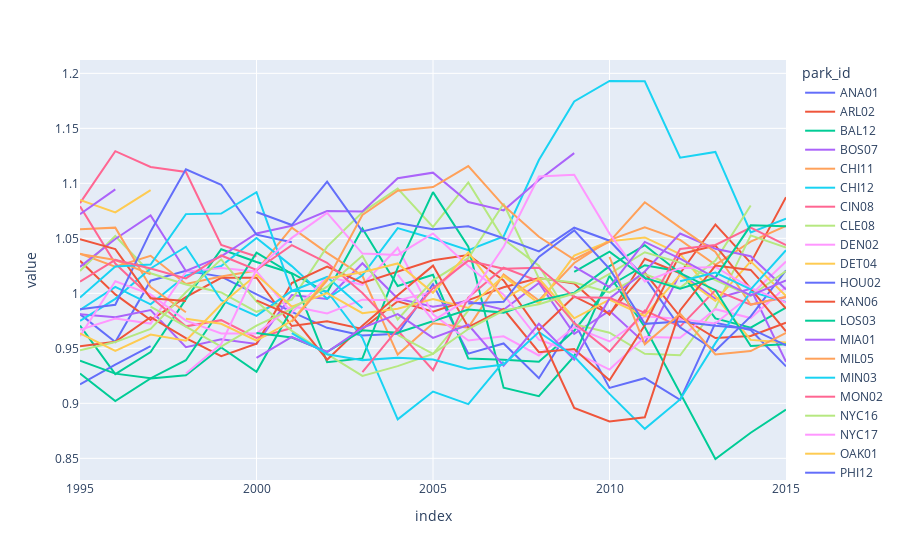

The cell this chart's notebook holds for it:
### Code cell
px.line(bb_pfs.T)

### Figure 1 — Plotly figure (JSON) as saved in the notebook; plotly's stock layout.template omitted (floating-point values rounded to 4 significant figures)
{"data": [{"hovertemplate": "park_id=ANA01<br>index=%{x}<br>value=%{y}<extra></extra>", "legendgroup": "ANA01", "line": {"color": "#636efa", "dash": "solid"}, "mode": "lines", "name": "ANA01", "orientation": "v", "showlegend": true, "type": "scatter", "x": [1995, 1996, 1997, 1998, 1999, 2000, 2001, 2002, 2003, 2004, 2005, 2006, 2007, 2008, 2009, 2010, 2011, 2012, 2013, 2014, 2015], "xaxis": "x", "y": [0.9811, 0.9557, 1.012, 1.021, 1.015, 0.9993, 0.9831, 0.9686, 0.9618, 0.9633, 1.008, 0.9452, 0.9545, 0.9228, 0.9737, 0.9141, 0.9229, 0.9032, 0.9732, 0.9667, 0.9336], "yaxis": "y"}, {"hovertemplate": "park_id=ARL02<br>index=%{x}<br>value=%{y}<extra></extra>", "legendgroup": "ARL02", "line": {"color": "#EF553B", "dash": "solid"}, "mode": "lines", "name": "ARL02", "orientation": "v", "showlegend": true, "type": "scatter", "x": [1995, 1996, 1997, 1998, 1999, 2000, 2001, 2002, 2003, 2004, 2005, 2006, 2007, 2008, 2009, 2010, 2011, 2012, 2013, 2014, 2015], "xaxis": "x", "y": [1.03, 0.999, 0.9757, 0.9965, 1.014, 1.014, 0.9703, 0.9747, 0.9677, 0.9928, 0.9832, 0.9939, 1.005, 1.014, 1.009, 0.9805, 1.031, 1.018, 1.063, 1.028, 1.087], "yaxis": "y"}, {"hovertemplate": "park_id=BAL12<br>index=%{x}<br>value=%{y}<extra></extra>", "legendgroup": "BAL12", "line": {"color": "#00cc96", "dash": "solid"}, "mode": "lines", "name": "BAL12", "orientation": "v", "showlegend": true, "type": "scatter", "x": [1995, 1996, 1997, 1998, 1999, 2000, 2001, 2002, 2003, 2004, 2005, 2006, 2007, 2008, 2009, 2010, 2011, 2012, 2013, 2014, 2015], "xaxis": "x", "y": [0.9708, 0.9265, 0.9466, 0.9947, 1.04, 1.029, 1.018, 1.001, 1.059, 1.007, 1.017, 0.9407, 0.9397, 0.9377, 0.966, 1.007, 1.026, 1.02, 0.9772, 0.9687, 0.9871], "yaxis": "y"}, {"hovertemplate": "park_id=BOS07<br>index=%{x}<br>value=%{y}<extra></extra>", "legendgroup": "BOS07", "line": {"color": "#ab63fa", "dash": "solid"}, "mode": "lines", "name": "BOS07", "orientation": "v", "showlegend": true, "type": "scatter", "x": [1995, 1996, 1997, 1998, 1999, 2000, 2001, 2002, 2003, 2004, 2005, 2006, 2007, 2008, 2009, 2010, 2011, 2012, 2013, 2014, 2015], "xaxis": "x", "y": [0.981, 0.9782, 0.9848, 0.9511, 0.9583, 0.954, 0.9985, 0.9949, 1.027, 0.9953, 0.9879, 0.9927, 0.9851, 1.009, 0.9632, 0.9842, 0.955, 1.018, 0.9951, 1.004, 0.9378], "yaxis": "y"}, {"hovertemplate": "park_id=CHI11<br>index=%{x}<br>value=%{y}<extra></extra>", "legendgroup": "CHI11", "line": {"color": "#FFA15A", "dash": "solid"}, "mode": "lines", "name": "CHI11", "orientation": "v", "showlegend": true, "type": "scatter", "x": [1995, 1996, 1997, 1998, 1999, 2000, 2001, 2002, 2003, 2004, 2005, 2006, 2007, 2008, 2009, 2010, 2011, 2012, 2013, 2014, 2015], "xaxis": "x", "y": [1.036, 1.024, 1.034, 1.008, 1.015, 1.021, 1.06, 1.037, 1.016, 0.9444, 0.9727, 0.9689, 1.017, 0.9935, 1.028, 1.048, 1.06, 1.049, 1.026, 1.047, 1.061], "yaxis": "y"}, {"hovertemplate": "park_id=CHI12<br>index=%{x}<br>value=%{y}<extra></extra>", "legendgroup": "CHI12", "line": {"color": "#19d3f3", "dash": "solid"}, "mode": "lines", "name": "CHI12", "orientation": "v", "showlegend": true, "type": "scatter", "x": [1995, 1996, 1997, 1998, 1999, 2000, 2001, 2002, 2003, 2004, 2005, 2006, 2007, 2008, 2009, 2010, 2011, 2012, 2013, 2014, 2015], "xaxis": "x", "y": [0.985, 1.006, 0.99, 1.016, 1.025, 1.05, 1.025, 0.9951, 1.016, 1.059, 1.05, 1.039, 1.052, 1.121, 1.174, 1.193, 1.193, 1.123, 1.129, 1.055, 1.068], "yaxis": "y"}, {"hovertemplate": "park_id=CIN08<br>index=%{x}<br>value=%{y}<extra></extra>", "legendgroup": "CIN08", "line": {"color": "#FF6692", "dash": "solid"}, "mode": "lines", "name": "CIN08", "orientation": "v", "showlegend": true, "type": "scatter", "x": [1995, 1996, 1997, 1998, 1999, 2000, 2001, 2002, 2003, 2004, 2005, 2006, 2007, 2008, 2009, 2010, 2011, 2012, 2013, 2014, 2015], "xaxis": "x", "y": [1.082, 1.129, 1.115, 1.11, 1.044, 1.034, null, null, null, null, null, null, null, null, null, null, null, null, null, null, null], "yaxis": "y"}, {"hovertemplate": "park_id=CLE08<br>index=%{x}<br>value=%{y}<extra></extra>", "legendgroup": "CLE08", "line": {"color": "#B6E880", "dash": "solid"}, "mode": "lines", "name": "CLE08", "orientation": "v", "showlegend": true, "type": "scatter", "x": [1995, 1996, 1997, 1998, 1999, 2000, 2001, 2002, 2003, 2004, 2005, 2006, 2007, 2008, 2009, 2010, 2011, 2012, 2013, 2014, 2015], "xaxis": "x", "y": [1.02, 1.052, 1.018, 1.008, 1.001, 0.9832, 0.9943, 1.042, 1.074, 1.095, 1.06, 1.101, 1.049, 1.025, 0.972, 0.9642, 0.945, 0.9437, 0.9868, 1.053, 1.042], "yaxis": "y"}, {"hovertemplate": "park_id=DEN02<br>index=%{x}<br>value=%{y}<extra></extra>", "legendgroup": "DEN02", "line": {"color": "#FF97FF", "dash": "solid"}, "mode": "lines", "name": "DEN02", "orientation": "v", "showlegend": true, "type": "scatter", "x": [1995, 1996, 1997, 1998, 1999, 2000, 2001, 2002, 2003, 2004, 2005, 2006, 2007, 2008, 2009, 2010, 2011, 2012, 2013, 2014, 2015], "xaxis": "x", "y": [0.9669, 0.977, 0.9725, 1.02, 1.023, 1.02, 0.9825, 1.015, 1.008, 1.041, 0.9809, 0.9572, 0.9609, 0.9435, 0.9693, 0.9563, 0.9792, 0.9766, 0.9726, 0.9986, 1.029], "yaxis": "y"}, {"hovertemplate": "park_id=DET04<br>index=%{x}<br>value=%{y}<extra></extra>", "legendgroup": "DET04", "line": {"color": "#FECB52", "dash": "solid"}, "mode": "lines", "name": "DET04", "orientation": "v", "showlegend": true, "type": "scatter", "x": [1995, 1996, 1997, 1998, 1999, 2000, 2001, 2002, 2003, 2004, 2005, 2006, 2007, 2008, 2009, 2010, 2011, 2012, 2013, 2014, 2015], "xaxis": "x", "y": [1.085, 1.074, 1.094, null, null, null, null, null, null, null, null, null, null, null, null, null, null, null, null, null, null], "yaxis": "y"}, {"hovertemplate": "park_id=HOU02<br>index=%{x}<br>value=%{y}<extra></extra>", "legendgroup": "HOU02", "line": {"color": "#636efa", "dash": "solid"}, "mode": "lines", "name": "HOU02", "orientation": "v", "showlegend": true, "type": "scatter", "x": [1995, 1996, 1997, 1998, 1999, 2000, 2001, 2002, 2003, 2004, 2005, 2006, 2007, 2008, 2009, 2010, 2011, 2012, 2013, 2014, 2015], "xaxis": "x", "y": [0.9173, 0.9352, 0.9521, null, null, null, null, null, null, null, null, null, null, null, null, null, null, null, null, null, null], "yaxis": "y"}, {"hovertemplate": "park_id=KAN06<br>index=%{x}<br>value=%{y}<extra></extra>", "legendgroup": "KAN06", "line": {"color": "#EF553B", "dash": "solid"}, "mode": "lines", "name": "KAN06", "orientation": "v", "showlegend": true, "type": "scatter", "x": [1995, 1996, 1997, 1998, 1999, 2000, 2001, 2002, 2003, 2004, 2005, 2006, 2007, 2008, 2009, 2010, 2011, 2012, 2013, 2014, 2015], "xaxis": "x", "y": [0.9518, 0.956, 0.9784, 0.9593, 0.9428, 0.9543, 1.009, 1.024, 1.009, 1.02, 1.03, 1.035, 1.012, 0.9665, 0.9972, 0.9814, 1.019, 0.9789, 0.9593, 0.9612, 0.9733], "yaxis": "y"}, {"hovertemplate": "park_id=LOS03<br>index=%{x}<br>value=%{y}<extra></extra>", "legendgroup": "LOS03", "line": {"color": "#00cc96", "dash": "solid"}, "mode": "lines", "name": "LOS03", "orientation": "v", "showlegend": true, "type": "scatter", "x": [1995, 1996, 1997, 1998, 1999, 2000, 2001, 2002, 2003, 2004, 2005, 2006, 2007, 2008, 2009, 2010, 2011, 2012, 2013, 2014, 2015], "xaxis": "x", "y": [0.9387, 0.927, 0.9228, 0.9392, 0.986, 1.037, 1.018, 0.9374, 0.9409, 1.023, 1.092, 1.042, 0.9143, 0.9066, 0.9428, 1.016, 0.9695, 0.91, 0.8494, 0.8733, 0.8943], "yaxis": "y"}, {"hovertemplate": "park_id=MIA01<br>index=%{x}<br>value=%{y}<extra></extra>", "legendgroup": "MIA01", "line": {"color": "#ab63fa", "dash": "solid"}, "mode": "lines", "name": "MIA01", "orientation": "v", "showlegend": true, "type": "scatter", "x": [1995, 1996, 1997, 1998, 1999, 2000, 2001, 2002, 2003, 2004, 2005, 2006, 2007, 2008, 2009, 2010, 2011, 2012, 2013, 2014, 2015], "xaxis": "x", "y": [1.024, 1.049, 1.071, 1.02, 1.034, 1.054, 1.061, 1.075, 1.074, 1.105, 1.11, 1.083, 1.075, 1.103, 1.128, null, null, null, null, null, null], "yaxis": "y"}, {"hovertemplate": "park_id=MIL05<br>index=%{x}<br>value=%{y}<extra></extra>", "legendgroup": "MIL05", "line": {"color": "#FFA15A", "dash": "solid"}, "mode": "lines", "name": "MIL05", "orientation": "v", "showlegend": true, "type": "scatter", "x": [1995, 1996, 1997, 1998, 1999, 2000, 2001, 2002, 2003, 2004, 2005, 2006, 2007, 2008, 2009, 2010, 2011, 2012, 2013, 2014, 2015], "xaxis": "x", "y": [1.058, 1.06, 1.006, 0.9828, null, null, null, null, null, null, null, null, null, null, null, null, null, null, null, null, null], "yaxis": "y"}, {"hovertemplate": "park_id=MIN03<br>index=%{x}<br>value=%{y}<extra></extra>", "legendgroup": "MIN03", "line": {"color": "#19d3f3", "dash": "solid"}, "mode": "lines", "name": "MIN03", "orientation": "v", "showlegend": true, "type": "scatter", "x": [1995, 1996, 1997, 1998, 1999, 2000, 2001, 2002, 2003, 2004, 2005, 2006, 2007, 2008, 2009, 2010, 2011, 2012, 2013, 2014, 2015], "xaxis": "x", "y": [0.975, 0.995, 1.023, 1.042, 0.9937, 0.9796, 1.002, 1.002, 0.9595, 0.8855, 0.9107, 0.8993, 0.938, null, null, null, null, null, null, null, null], "yaxis": "y"}, {"hovertemplate": "park_id=MON02<br>index=%{x}<br>value=%{y}<extra></extra>", "legendgroup": "MON02", "line": {"color": "#FF6692", "dash": "solid"}, "mode": "lines", "name": "MON02", "orientation": "v", "showlegend": true, "type": "scatter", "x": [1995, 1996, 1997, 1998, 1999, 2000, 2001, 2002, 2003, 2004, 2005, 2006, 2007, 2008, 2009, 2010, 2011, 2012, 2013, 2014, 2015], "xaxis": "x", "y": [1.079, 1.027, 0.9967, 0.97, 0.9756, 0.9595, 0.9685, null, null, null, null, null, null, null, null, null, null, null, null, null, null], "yaxis": "y"}, {"hovertemplate": "park_id=NYC16<br>index=%{x}<br>value=%{y}<extra></extra>", "legendgroup": "NYC16", "line": {"color": "#B6E880", "dash": "solid"}, "mode": "lines", "name": "NYC16", "orientation": "v", "showlegend": true, "type": "scatter", "x": [1995, 1996, 1997, 1998, 1999, 2000, 2001, 2002, 2003, 2004, 2005, 2006, 2007, 2008, 2009, 2010, 2011, 2012, 2013, 2014, 2015], "xaxis": "x", "y": [0.9482, 0.9557, 0.9676, 1.001, 1.031, 0.9926, 0.9659, 0.9447, 0.9249, 0.9339, 0.9448, 0.9844, null, null, null, null, null, null, null, null, null], "yaxis": "y"}, {"hovertemplate": "park_id=NYC17<br>index=%{x}<br>value=%{y}<extra></extra>", "legendgroup": "NYC17", "line": {"color": "#FF97FF", "dash": "solid"}, "mode": "lines", "name": "NYC17", "orientation": "v", "showlegend": true, "type": "scatter", "x": [1995, 1996, 1997, 1998, 1999, 2000, 2001, 2002, 2003, 2004, 2005, 2006, 2007, 2008, 2009, 2010, 2011, 2012, 2013, 2014, 2015], "xaxis": "x", "y": [0.9611, 1.011, 0.9991, 0.9752, 0.9634, 0.9634, 0.9883, 0.9817, 0.9943, 0.9936, 1.001, 1.032, null, null, null, null, null, null, null, null, null], "yaxis": "y"}, {"hovertemplate": "park_id=OAK01<br>index=%{x}<br>value=%{y}<extra></extra>", "legendgroup": "OAK01", "line": {"color": "#FECB52", "dash": "solid"}, "mode": "lines", "name": "OAK01", "orientation": "v", "showlegend": true, "type": "scatter", "x": [1995, 1996, 1997, 1998, 1999, 2000, 2001, 2002, 2003, 2004, 2005, 2006, 2007, 2008, 2009, 2010, 2011, 2012, 2013, 2014, 2015], "xaxis": "x", "y": [0.9637, 0.9477, 0.9626, 0.9569, 0.9901, 1.017, 0.988, 1.0, 0.982, 0.9861, 0.9949, 0.9867, 1.016, 0.9907, 1.034, 1.047, 1.051, 1.036, 0.9975, 0.9577, 0.9552], "yaxis": "y"}, {"hovertemplate": "park_id=PHI12<br>index=%{x}<br>value=%{y}<extra></extra>", "legendgroup": "PHI12", "line": {"color": "#636efa", "dash": "solid"}, "mode": "lines", "name": "PHI12", "orientation": "v", "showlegend": true, "type": "scatter", "x": [1995, 1996, 1997, 1998, 1999, 2000, 2001, 2002, 2003, 2004, 2005, 2006, 2007, 2008, 2009, 2010, 2011, 2012, 2013, 2014, 2015], "xaxis": "x", "y": [0.9855, 0.9896, 1.056, 1.113, 1.099, 1.053, 1.046, null, null, null, null, null, null, null, null, null, null, null, null, null, null], "yaxis": "y"}, {"hovertemplate": "park_id=PIT07<br>index=%{x}<br>value=%{y}<extra></extra>", "legendgroup": "PIT07", "line": {"color": "#EF553B", "dash": "solid"}, "mode": "lines", "name": "PIT07", "orientation": "v", "showlegend": true, "type": "scatter", "x": [1995, 1996, 1997, 1998, 1999, 2000, 2001, 2002, 2003, 2004, 2005, 2006, 2007, 2008, 2009, 2010, 2011, 2012, 2013, 2014, 2015], "xaxis": "x", "y": [1.049, 1.04, 0.9956, 0.9931, null, null, null, null, null, null, null, null, null, null, null, null, null, null, null, null, null], "yaxis": "y"}, {"hovertemplate": "park_id=SAN01<br>index=%{x}<br>value=%{y}<extra></extra>", "legendgroup": "SAN01", "line": {"color": "#00cc96", "dash": "solid"}, "mode": "lines", "name": "SAN01", "orientation": "v", "showlegend": true, "type": "scatter", "x": [1995, 1996, 1997, 1998, 1999, 2000, 2001, 2002, 2003, 2004, 2005, 2006, 2007, 2008, 2009, 2010, 2011, 2012, 2013, 2014, 2015], "xaxis": "x", "y": [0.9271, 0.9021, 0.9227, 0.9255, 0.9507, 0.9287, 0.9858, null, null, null, null, null, null, null, null, null, null, null, null, null, null], "yaxis": "y"}, {"hovertemplate": "park_id=SEA02<br>index=%{x}<br>value=%{y}<extra></extra>", "legendgroup": "SEA02", "line": {"color": "#ab63fa", "dash": "solid"}, "mode": "lines", "name": "SEA02", "orientation": "v", "showlegend": true, "type": "scatter", "x": [1995, 1996, 1997, 1998, 1999, 2000, 2001, 2002, 2003, 2004, 2005, 2006, 2007, 2008, 2009, 2010, 2011, 2012, 2013, 2014, 2015], "xaxis": "x", "y": [1.072, 1.095, null, null, null, null, null, null, null, null, null, null, null, null, null, null, null, null, null, null, null], "yaxis": "y"}, {"hovertemplate": "park_id=SFO02<br>index=%{x}<br>value=%{y}<extra></extra>", "legendgroup": "SFO02", "line": {"color": "#FFA15A", "dash": "solid"}, "mode": "lines", "name": "SFO02", "orientation": "v", "showlegend": true, "type": "scatter", "x": [1995, 1996, 1997, 1998, 1999, 2000, 2001, 2002, 2003, 2004, 2005, 2006, 2007, 2008, 2009, 2010, 2011, 2012, 2013, 2014, 2015], "xaxis": "x", "y": [1.036, 1.03, 1.017, null, null, null, null, null, null, null, null, null, null, null, null, null, null, null, null, null, null], "yaxis": "y"}, {"hovertemplate": "park_id=STL09<br>index=%{x}<br>value=%{y}<extra></extra>", "legendgroup": "STL09", "line": {"color": "#19d3f3", "dash": "solid"}, "mode": "lines", "name": "STL09", "orientation": "v", "showlegend": true, "type": "scatter", "x": [1995, 1996, 1997, 1998, 1999, 2000, 2001, 2002, 2003, 2004, 2005, 2006, 2007, 2008, 2009, 2010, 2011, 2012, 2013, 2014, 2015], "xaxis": "x", "y": [0.9962, 1.024, 1.026, 1.072, 1.073, 1.092, 1.002, 1.015, 0.9866, null, null, null, null, null, null, null, null, null, null, null, null], "yaxis": "y"}, {"hovertemplate": "park_id=TOR02<br>index=%{x}<br>value=%{y}<extra></extra>", "legendgroup": "TOR02", "line": {"color": "#FF6692", "dash": "solid"}, "mode": "lines", "name": "TOR02", "orientation": "v", "showlegend": true, "type": "scatter", "x": [1995, 1996, 1997, 1998, 1999, 2000, 2001, 2002, 2003, 2004, 2005, 2006, 2007, 2008, 2009, 2010, 2011, 2012, 2013, 2014, 2015], "xaxis": "x", "y": [1.011, 1.03, 1.023, 1.014, 1.034, 1.021, 1.044, 1.028, 1.0, 0.9662, 0.9301, 0.9962, 1.023, 1.011, 0.9729, 0.947, 0.9844, 0.9698, 1.003, 0.9898, 0.9965], "yaxis": "y"}, {"hovertemplate": "park_id=ATL02<br>index=%{x}<br>value=%{y}<extra></extra>", "legendgroup": "ATL02", "line": {"color": "#B6E880", "dash": "solid"}, "mode": "lines", "name": "ATL02", "orientation": "v", "showlegend": true, "type": "scatter", "x": [1995, 1996, 1997, 1998, 1999, 2000, 2001, 2002, 2003, 2004, 2005, 2006, 2007, 2008, 2009, 2010, 2011, 2012, 2013, 2014, 2015], "xaxis": "x", "y": [null, null, 0.9879, 0.97, 0.9516, 0.9707, 0.9859, 1.006, 1.034, 0.9763, 1.012, 1.032, 1.081, 1.014, 1.01, 1.001, 1.017, 1.005, 1.03, 1.08, null], "yaxis": "y"}, {"hovertemplate": "park_id=PHO01<br>index=%{x}<br>value=%{y}<extra></extra>", "legendgroup": "PHO01", "line": {"color": "#FF97FF", "dash": "solid"}, "mode": "lines", "name": "PHO01", "orientation": "v", "showlegend": true, "type": "scatter", "x": [1995, 1996, 1997, 1998, 1999, 2000, 2001, 2002, 2003, 2004, 2005, 2006, 2007, 2008, 2009, 2010, 2011, 2012, 2013, 2014, 2015], "xaxis": "x", "y": [null, null, null, 0.9271, 0.9539, 1.022, 1.05, 1.073, 1.036, 1.035, 1.054, 1.025, 0.9987, 0.9578, 0.9465, 0.9307, 0.9603, 0.9596, 0.9856, 0.9775, 1.006], "yaxis": "y"}, {"hovertemplate": "park_id=STP01<br>index=%{x}<br>value=%{y}<extra></extra>", "legendgroup": "STP01", "line": {"color": "#FECB52", "dash": "solid"}, "mode": "lines", "name": "STP01", "orientation": "v", "showlegend": true, "type": "scatter", "x": [1995, 1996, 1997, 1998, 1999, 2000, 2001, 2002, 2003, 2004, 2005, 2006, 2007, 2008, 2009, 2010, 2011, 2012, 2013, 2014, 2015], "xaxis": "x", "y": [null, null, null, 0.9768, 0.9723, 0.9569, 0.975, 1.014, 1.019, 1.027, 1.001, 1.037, 0.9945, 1.014, 0.9773, 0.9943, 0.9795, 1.017, 0.9931, 1.029, 0.9977], "yaxis": "y"}, {"hovertemplate": "park_id=SEA03<br>index=%{x}<br>value=%{y}<extra></extra>", "legendgroup": "SEA03", "line": {"color": "#636efa", "dash": "solid"}, "mode": "lines", "name": "SEA03", "orientation": "v", "showlegend": true, "type": "scatter", "x": [1995, 1996, 1997, 1998, 1999, 2000, 2001, 2002, 2003, 2004, 2005, 2006, 2007, 2008, 2009, 2010, 2011, 2012, 2013, 2014, 2015], "xaxis": "x", "y": [null, null, null, null, null, 1.074, 1.062, 1.102, 1.056, 1.064, 1.058, 1.061, 1.05, 1.038, 1.06, 1.048, 1.014, 0.9691, 0.9478, 0.979, 1.021], "yaxis": "y"}, {"hovertemplate": "park_id=DET05<br>index=%{x}<br>value=%{y}<extra></extra>", "legendgroup": "DET05", "line": {"color": "#EF553B", "dash": "solid"}, "mode": "lines", "name": "DET05", "orientation": "v", "showlegend": true, "type": "scatter", "x": [1995, 1996, 1997, 1998, 1999, 2000, 2001, 2002, 2003, 2004, 2005, 2006, 2007, 2008, 2009, 2010, 2011, 2012, 2013, 2014, 2015], "xaxis": "x", "y": [null, null, null, null, null, 0.9937, 0.9796, 0.9397, 0.9706, 0.9983, 1.025, 0.9692, 0.9857, 0.9465, 0.9493, 0.9209, 0.971, 1.036, 1.043, 1.004, 0.9655], "yaxis": "y"}, {"hovertemplate": "park_id=HOU03<br>index=%{x}<br>value=%{y}<extra></extra>", "legendgroup": "HOU03", "line": {"color": "#00cc96", "dash": "solid"}, "mode": "lines", "name": "HOU03", "orientation": "v", "showlegend": true, "type": "scatter", "x": [1995, 1996, 1997, 1998, 1999, 2000, 2001, 2002, 2003, 2004, 2005, 2006, 2007, 2008, 2009, 2010, 2011, 2012, 2013, 2014, 2015], "xaxis": "x", "y": [null, null, null, null, null, 0.9639, 0.9598, 0.9469, 0.9664, 0.9642, 0.9748, 0.9852, 0.9825, 0.9936, 1.001, 1.025, 1.044, 1.018, 1.003, 0.9522, 0.9537], "yaxis": "y"}, {"hovertemplate": "park_id=SFO03<br>index=%{x}<br>value=%{y}<extra></extra>", "legendgroup": "SFO03", "line": {"color": "#ab63fa", "dash": "solid"}, "mode": "lines", "name": "SFO03", "orientation": "v", "showlegend": true, "type": "scatter", "x": [1995, 1996, 1997, 1998, 1999, 2000, 2001, 2002, 2003, 2004, 2005, 2006, 2007, 2008, 2009, 2010, 2011, 2012, 2013, 2014, 2015], "xaxis": "x", "y": [null, null, null, null, null, 0.9413, 0.9603, 0.9466, 0.9687, 0.9812, 0.9595, 0.9714, 0.9343, 0.9724, 0.9397, 0.9953, 1.02, 1.054, 1.041, 1.034, 1.004], "yaxis": "y"}, {"hovertemplate": "park_id=MIL06<br>index=%{x}<br>value=%{y}<extra></extra>", "legendgroup": "MIL06", "line": {"color": "#FFA15A", "dash": "solid"}, "mode": "lines", "name": "MIL06", "orientation": "v", "showlegend": true, "type": "scatter", "x": [1995, 1996, 1997, 1998, 1999, 2000, 2001, 2002, 2003, 2004, 2005, 2006, 2007, 2008, 2009, 2010, 2011, 2012, 2013, 2014, 2015], "xaxis": "x", "y": [null, null, null, null, null, null, 0.9741, 1.012, 1.071, 1.093, 1.097, 1.116, 1.08, 1.051, 1.031, 1.047, 1.083, 1.06, 1.038, 0.9897, 0.9968], "yaxis": "y"}, {"hovertemplate": "park_id=PIT08<br>index=%{x}<br>value=%{y}<extra></extra>", "legendgroup": "PIT08", "line": {"color": "#19d3f3", "dash": "solid"}, "mode": "lines", "name": "PIT08", "orientation": "v", "showlegend": true, "type": "scatter", "x": [1995, 1996, 1997, 1998, 1999, 2000, 2001, 2002, 2003, 2004, 2005, 2006, 2007, 2008, 2009, 2010, 2011, 2012, 2013, 2014, 2015], "xaxis": "x", "y": [null, null, null, null, null, null, 0.9637, 0.9447, 0.9393, 0.9413, 0.9398, 0.9311, 0.9353, 0.9648, 0.9426, 0.9086, 0.8768, 0.9036, 0.9548, 1.002, 0.9921], "yaxis": "y"}, {"hovertemplate": "park_id=CIN09<br>index=%{x}<br>value=%{y}<extra></extra>", "legendgroup": "CIN09", "line": {"color": "#FF6692", "dash": "solid"}, "mode": "lines", "name": "CIN09", "orientation": "v", "showlegend": true, "type": "scatter", "x": [1995, 1996, 1997, 1998, 1999, 2000, 2001, 2002, 2003, 2004, 2005, 2006, 2007, 2008, 2009, 2010, 2011, 2012, 2013, 2014, 2015], "xaxis": "x", "y": [null, null, null, null, null, null, null, null, 0.9285, 0.9675, 1.005, 1.03, 1.022, 1.023, 0.9964, 0.996, 0.9823, 1.04, 1.044, 1.06, 1.044], "yaxis": "y"}, {"hovertemplate": "park_id=PHI13<br>index=%{x}<br>value=%{y}<extra></extra>", "legendgroup": "PHI13", "line": {"color": "#B6E880", "dash": "solid"}, "mode": "lines", "name": "PHI13", "orientation": "v", "showlegend": true, "type": "scatter", "x": [1995, 1996, 1997, 1998, 1999, 2000, 2001, 2002, 2003, 2004, 2005, 2006, 2007, 2008, 2009, 2010, 2011, 2012, 2013, 2014, 2015], "xaxis": "x", "y": [null, null, null, null, null, null, null, null, null, 0.9623, 0.945, 0.9675, 0.9844, 0.99, 0.9998, 1.018, 1.037, 1.028, 1.012, 0.9976, 1.02], "yaxis": "y"}, {"hovertemplate": "park_id=SAN02<br>index=%{x}<br>value=%{y}<extra></extra>", "legendgroup": "SAN02", "line": {"color": "#FF97FF", "dash": "solid"}, "mode": "lines", "name": "SAN02", "orientation": "v", "showlegend": true, "type": "scatter", "x": [1995, 1996, 1997, 1998, 1999, 2000, 2001, 2002, 2003, 2004, 2005, 2006, 2007, 2008, 2009, 2010, 2011, 2012, 2013, 2014, 2015], "xaxis": "x", "y": [null, null, null, null, null, null, null, null, null, 1.017, 0.9751, 0.9947, 1.042, 1.106, 1.108, 1.054, 1.011, 1.023, 1.024, 1.005, 0.9917], "yaxis": "y"}, {"hovertemplate": "park_id=WAS10<br>index=%{x}<br>value=%{y}<extra></extra>", "legendgroup": "WAS10", "line": {"color": "#FECB52", "dash": "solid"}, "mode": "lines", "name": "WAS10", "orientation": "v", "showlegend": true, "type": "scatter", "x": [1995, 1996, 1997, 1998, 1999, 2000, 2001, 2002, 2003, 2004, 2005, 2006, 2007, 2008, 2009, 2010, 2011, 2012, 2013, 2014, 2015], "xaxis": "x", "y": [null, null, null, null, null, null, null, null, null, null, 0.9332, null, null, null, null, null, null, null, null, null, null], "yaxis": "y"}, {"hovertemplate": "park_id=STL10<br>index=%{x}<br>value=%{y}<extra></extra>", "legendgroup": "STL10", "line": {"color": "#636efa", "dash": "solid"}, "mode": "lines", "name": "STL10", "orientation": "v", "showlegend": true, "type": "scatter", "x": [1995, 1996, 1997, 1998, 1999, 2000, 2001, 2002, 2003, 2004, 2005, 2006, 2007, 2008, 2009, 2010, 2011, 2012, 2013, 2014, 2015], "xaxis": "x", "y": [null, null, null, null, null, null, null, null, null, null, null, 0.9908, 0.9924, 1.033, 1.057, 1.022, 0.9723, 0.9743, 0.9705, 0.9679, 0.9527], "yaxis": "y"}, {"hovertemplate": "park_id=WAS11<br>index=%{x}<br>value=%{y}<extra></extra>", "legendgroup": "WAS11", "line": {"color": "#EF553B", "dash": "solid"}, "mode": "lines", "name": "WAS11", "orientation": "v", "showlegend": true, "type": "scatter", "x": [1995, 1996, 1997, 1998, 1999, 2000, 2001, 2002, 2003, 2004, 2005, 2006, 2007, 2008, 2009, 2010, 2011, 2012, 2013, 2014, 2015], "xaxis": "x", "y": [null, null, null, null, null, null, null, null, null, null, null, null, null, 0.9651, 0.8959, 0.8835, 0.8873, 0.9845, 1.025, 1.021, 0.9862], "yaxis": "y"}, {"hovertemplate": "park_id=NYC20<br>index=%{x}<br>value=%{y}<extra></extra>", "legendgroup": "NYC20", "line": {"color": "#00cc96", "dash": "solid"}, "mode": "lines", "name": "NYC20", "orientation": "v", "showlegend": true, "type": "scatter", "x": [1995, 1996, 1997, 1998, 1999, 2000, 2001, 2002, 2003, 2004, 2005, 2006, 2007, 2008, 2009, 2010, 2011, 2012, 2013, 2014, 2015], "xaxis": "x", "y": [null, null, null, null, null, null, null, null, null, null, null, null, null, null, 1.02, 1.038, 1.014, 1.004, 1.014, 1.062, 1.061], "yaxis": "y"}, {"hovertemplate": "park_id=NYC21<br>index=%{x}<br>value=%{y}<extra></extra>", "legendgroup": "NYC21", "line": {"color": "#ab63fa", "dash": "solid"}, "mode": "lines", "name": "NYC21", "orientation": "v", "showlegend": true, "type": "scatter", "x": [1995, 1996, 1997, 1998, 1999, 2000, 2001, 2002, 2003, 2004, 2005, 2006, 2007, 2008, 2009, 2010, 2011, 2012, 2013, 2014, 2015], "xaxis": "x", "y": [null, null, null, null, null, null, null, null, null, null, null, null, null, null, 1.024, 1.006, 1.047, 1.032, 1.014, 0.9981, 1.012], "yaxis": "y"}, {"hovertemplate": "park_id=MIN04<br>index=%{x}<br>value=%{y}<extra></extra>", "legendgroup": "MIN04", "line": {"color": "#FFA15A", "dash": "solid"}, "mode": "lines", "name": "MIN04", "orientation": "v", "showlegend": true, "type": "scatter", "x": [1995, 1996, 1997, 1998, 1999, 2000, 2001, 2002, 2003, 2004, 2005, 2006, 2007, 2008, 2009, 2010, 2011, 2012, 2013, 2014, 2015], "xaxis": "x", "y": [null, null, null, null, null, null, null, null, null, null, null, null, null, null, null, 1.033, 0.9537, 0.9815, 0.9445, 0.9475, 0.9641], "yaxis": "y"}, {"hovertemplate": "park_id=MIA02<br>index=%{x}<br>value=%{y}<extra></extra>", "legendgroup": "MIA02", "line": {"color": "#19d3f3", "dash": "solid"}, "mode": "lines", "name": "MIA02", "orientation": "v", "showlegend": true, "type": "scatter", "x": [1995, 1996, 1997, 1998, 1999, 2000, 2001, 2002, 2003, 2004, 2005, 2006, 2007, 2008, 2009, 2010, 2011, 2012, 2013, 2014, 2015], "xaxis": "x", "y": [null, null, null, null, null, null, null, null, null, null, null, null, null, null, null, null, null, 1.011, 1.019, 1.004, 1.039], "yaxis": "y"}], "layout": {"legend": {"title": {"text": "park_id"}, "tracegroupgap": 0}, "margin": {"t": 60}, "xaxis": {"anchor": "y", "domain": [0, 1], "title": {"text": "index"}}, "yaxis": {"anchor": "x", "domain": [0, 1], "title": {"text": "value"}}}}
